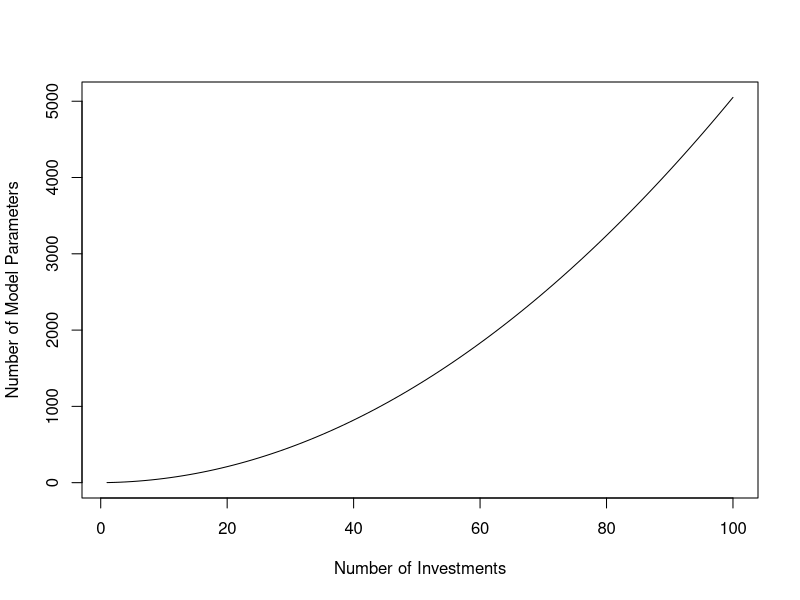
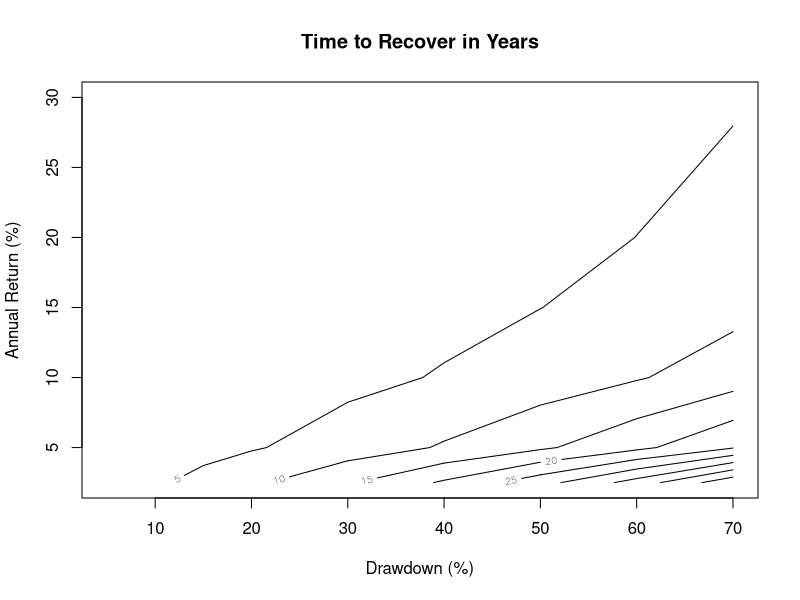
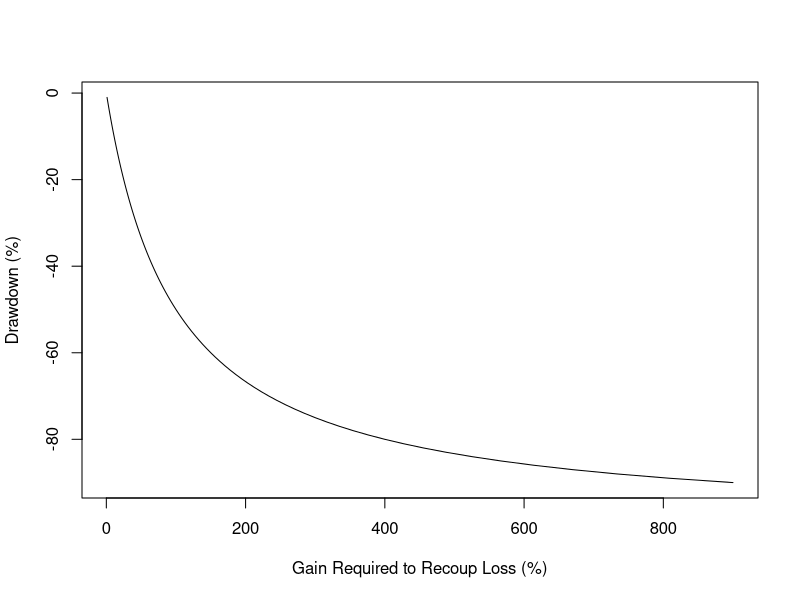

R code for these plots, in order:
## ---- chunk 1
displayRCode<-FALSE
displayRErrors<-FALSE
displayRWarnings<-FALSE
displayRMessages<-FALSE
## ---- chunk 2
# all of the code for the paper goes here
nCtaPrograms<-200
## ---- chunk 3
nParametersInC <- function (I){
  #
  nParameters<-(I*(I+1))/2
  nParameters
}
## ---- chunk 4
# create a graph to illustrate number of model parameters by number of instruments
plot(nParametersInC(1:100),type='l',xlab='Number of Investments',ylab='Number of Model Parameters')

## ---- chunk 5
# find the number of significant principal components (PCs)
nSignificantPCs<-5
## ---- chunk 6
# define the inverse participation ratio (IPR)
inverseParticipationRatio <- function (k,omega){
  # find the IPR
  
  # return the IPR
  IPR
}
# define the participation ratio (PR)
PR<- function (k,omega){
  # find the IPR
  IPR<-inverseParticipationRatio(k,omega)
  # take the inverse of the IPR
  PR<-1/IPR
  # return the PR
  PR
}
## ---- chunk 7
rRequiredToOvercomeDD <- function (DD){
  #
  r<-(1/(1-DD))-1
  r
}
# define the range of drawdowns
DD<-seq(from=0.01,to=0.9,by=0.01)
# compute the gain required to recover from a drawdown
requiredGain<-rRequiredToOvercomeDD(DD)*100

timeToHitGoal<-function(goalTWR,G){
  # compute the 
  tToGoalTWR<-log(goalTWR)/log(G)
  tToGoalTWR
}
#
goalTWR<-requiredGain/100

# define DD scenario
scenarioDD<-c(5,10,15,20,30,40,50,60,70)
# create geometric growth scenarios
G<-c(1.025,1.05,1.1,1.15,1.20,1.30)^(1/12)
eR<-(((G)^12)-1)*100
goalTWR<-1+(requiredGain/100)



expectedTimeToRecoverInMonths<-NULL
for (g in G){
  #
  nYears<-timeToHitGoal(goalTWR[scenarioDD],g)/12
  expectedTimeToRecoverInMonths<-cbind(expectedTimeToRecoverInMonths,nYears)
}
colnames(expectedTimeToRecoverInMonths)<-round(eR,2)
rownames(expectedTimeToRecoverInMonths)<-scenarioDD
# create the graph
contour(x=scenarioDD,y=eR,z=expectedTimeToRecoverInMonths,ylab='Annual Return (%)',xlab='Drawdown (%)',main='Time to Recover in Years')
knitr::kable(expectedTimeToRecoverInMonths,digits=2)
## ---- chunk 8
# create a graph to illustrate required gain to recoup a loss
plot(requiredGain,-DD*100,type='l',xlab='Gain Required to Recoup Loss (%)',ylab='Drawdown (%)')
## ---- chunk 9
# show the VaR as we increase/decrease the importance of first factor for systematic CTAs


